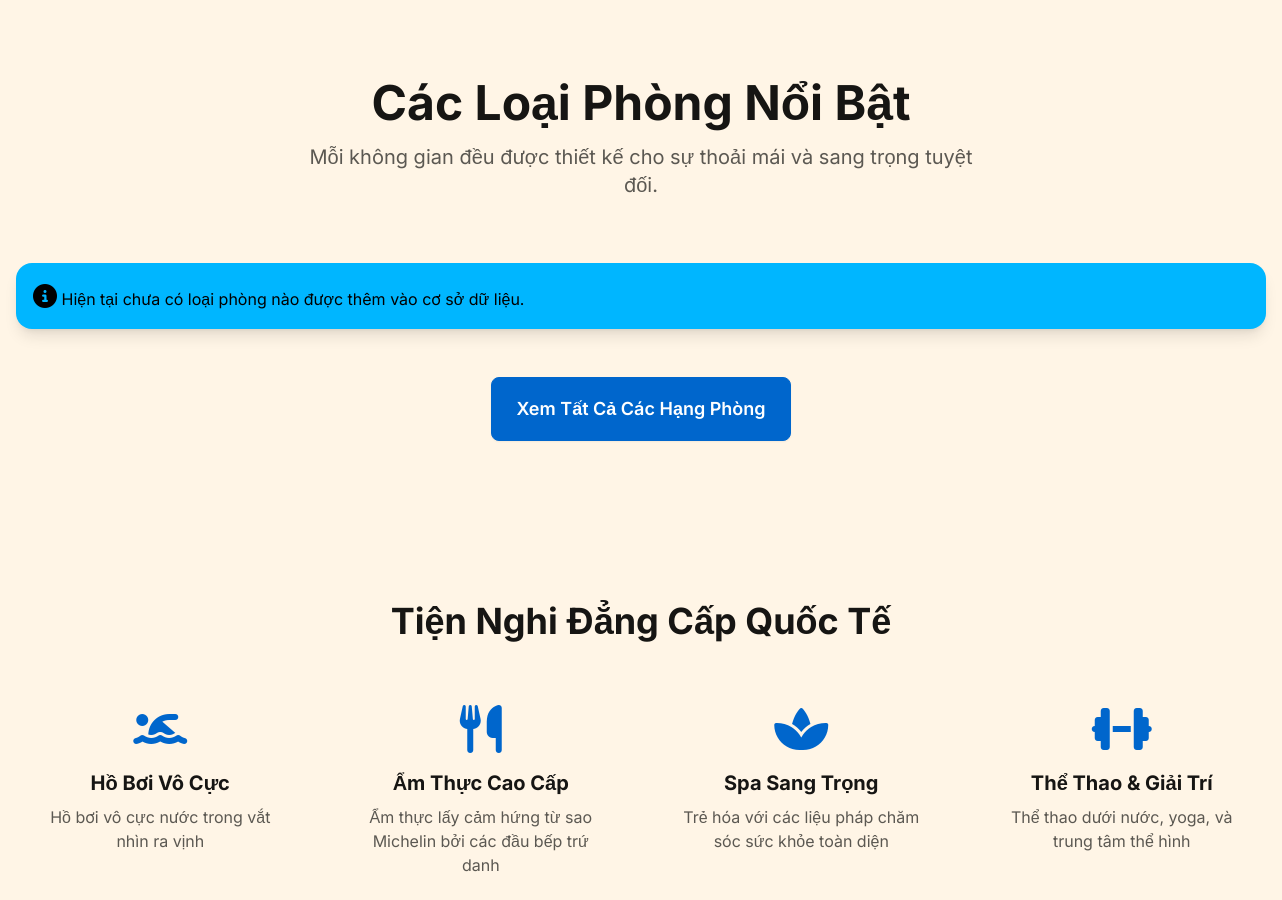
Before: / (middle part) with the older database file.
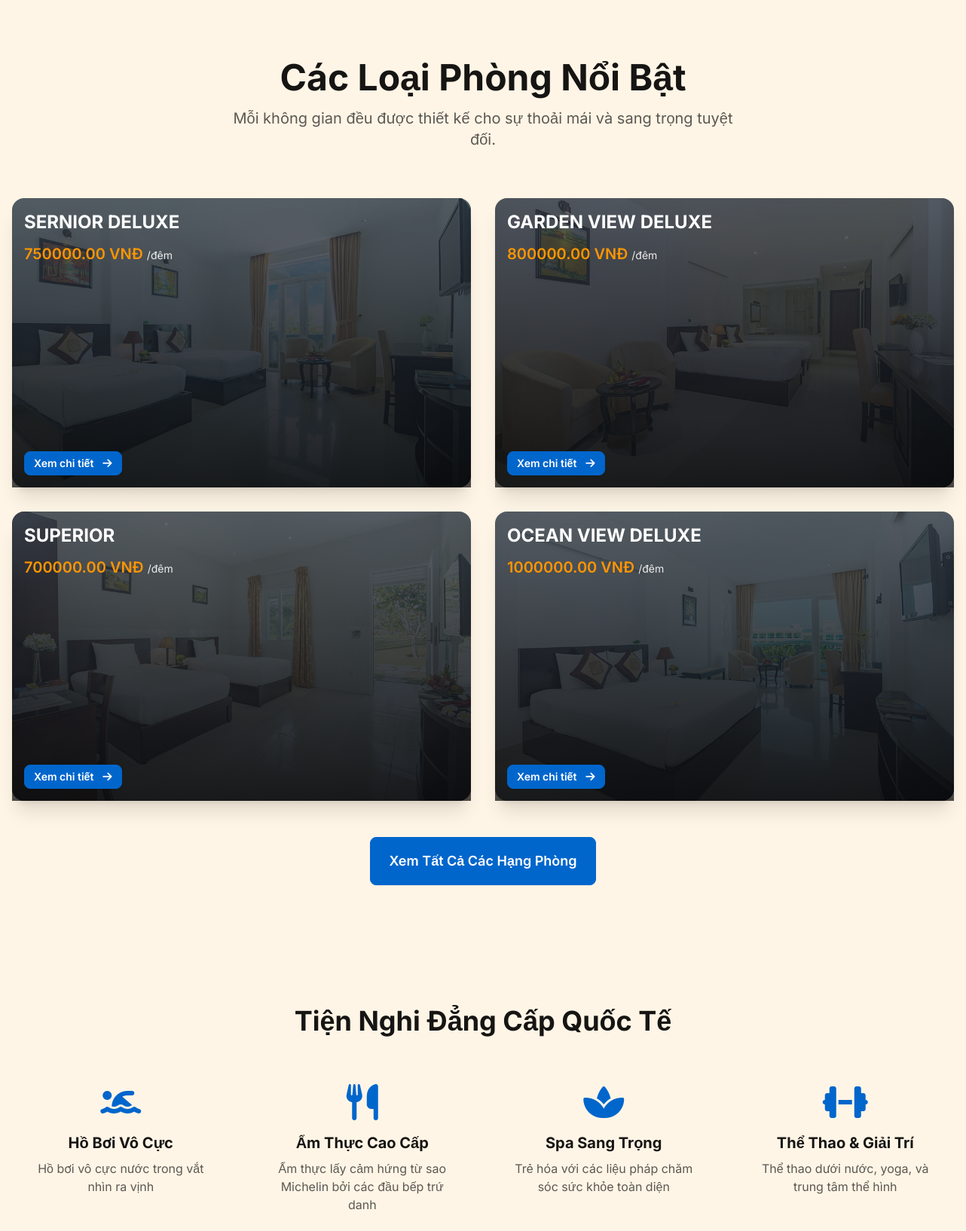
After: the same page with the newer database file.
### booking/models.py (models this page shows, shortened)
class RoomType(models.Model):
    name = models.CharField(max_length=100)
    description = models.TextField()
    price_per_night = models.DecimalField(max_digits=10, decimal_places=2)
    capacity = models.IntegerField()
    def get_thumbnail_image(self):
        try:
            thumbnail = self.images.get(is_thumbnail=True)
            return thumbnail.image.url
        except RoomImage.DoesNotExist:
            first_image = self.images.first()
            if first_image:
                return first_image.image.url
        return None

class RoomImage(models.Model):
    room_type = models.ForeignKey(
        RoomType,
        on_delete=models.CASCADE,
        related_name='images'
    )
    image = models.ImageField(upload_to='room_types_gallery/')
    is_thumbnail = models.BooleanField(
        default=False,
        help_text='Đánh dấu nếu đây là ảnh đại diện cho loại phòng này.'
        )

### pages/views.py (the view)
# urls.py: path("", views.home_view, name="home"),
def home_view(request):
    room_types = RoomType.objects.all().order_by('?')[:4]
    context = {
        'rooms': room_types,
    }
    return render(request, 'pages/home.html', context)

### pages/templates/pages/home.html (shortened to what the changed rows need)
{% extends "base.html" %}
{% load static %}
{% block content %}
<section id="rooms" class="py-20 px-4 bg-base-100">
    <div class="max-w-7xl mx-auto">
        <div class="text-center mb-16">
            <h2 class="text-4xl md:text-5xl font-bold mb-4">Các Loại Phòng Nổi Bật</h2>
        </div>
        <div class="grid grid-cols-1 md:grid-cols-2 gap-6 lg:gap-8">
            {% for room in rooms %}
            {% if forloop.counter <= 4 %} <div
                class="card card-compact w-full h-96 bg-base-100 shadow-xl image-full group">
                <figure class="h-full">
                    {% if room.get_thumbnail_image %}
                    <img src="{{ room.get_thumbnail_image }}" alt="{{ room.name }}"
                        class="w-full h-full object-cover transition-transform duration-500 ease-in-out group-hover:scale-110" />
                    {% else %}
                    <img src="https://via.placeholder.com/600x450.png?text=The+Sailing+Bay" alt="Chưa có ảnh"
                        class="w-full h-full object-cover transition-transform duration-500 ease-in-out group-hover:scale-110" />
                    {% endif %}
                </figure>
                <div class="card-body justify-end p-6 bg-gradient-to-t from-black/70 to-transparent">
                    <h3 class="card-title text-2xl font-bold text-white mb-1">
                        {{ room.name }}
                    </h3>
                    <p class="text-xl font-semibold text-accent mb-2">
                        {{ room.price_per_night }} VNĐ
                        <span class="text-sm font-normal text-white/90">/đêm</span>
                    </p>
                    <div class="card-actions justify-start">
                        <a href="{% url 'room_detail' room.id %}" class="btn btn-primary btn-sm">
                            Xem chi tiết
                            <i class="fas fa-arrow-right ml-1"></i>
                        </a>
                    </div>
                </div>
        </div>
        {% endif %}
        {% empty %}
        <div class="col-span-full">
            <div class="alert alert-info shadow-lg">
                <div>
                    <i class="fas fa-info-circle text-2xl"></i>
                    <span>Hiện tại chưa có loại phòng nào được thêm vào cơ sở dữ liệu.</span>
                </div>
            </div>
        </div>
        {% endfor %}
    </div>
    </div>
</section>
<section id="amenities" class="py-20 px-4 bg-base-100">
    <div class="max-w-7xl mx-auto">
        <h2 class="text-4xl font-bold mb-12 text-center">Tiện Nghi Đẳng Cấp Quốc Tế</h2>
    </div>
</section>
{% endblock %}

Changed rows visible on the page:
added RoomType: get_thumbnail_image (picture), name "SERNIOR DELUXE", price_per_night "750000.00"
added RoomType: get_thumbnail_image (picture), name "GARDEN VIEW DELUXE", price_per_night "800000.00"
added RoomType: get_thumbnail_image (picture), name "SUPERIOR", price_per_night "700000.00"
added RoomType: get_thumbnail_image (picture), name "OCEAN VIEW DELUXE", price_per_night "1000000.00"
Other visible differences:
text no longer shown: "Hiện tại chưa có loại phòng nào được thêm vào cơ sở dữ liệu."
